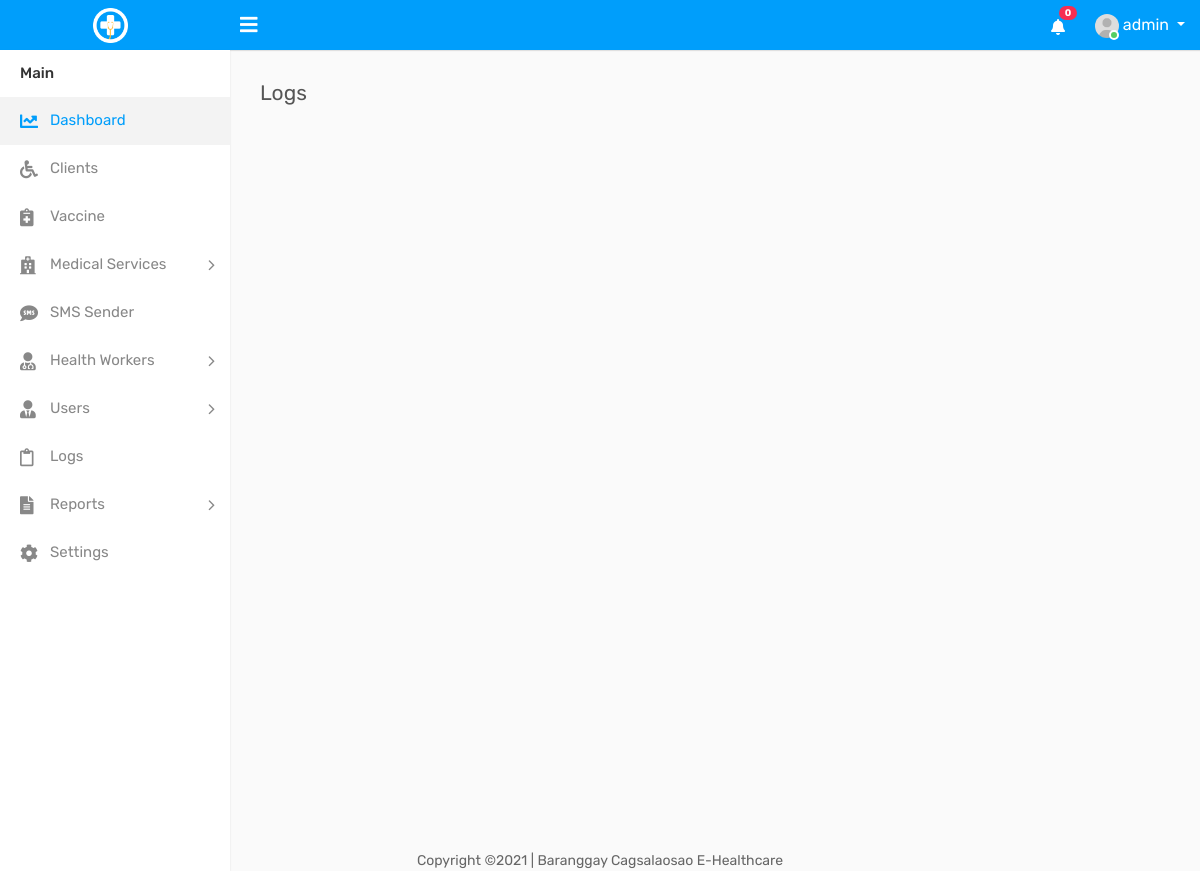
Page /activities.php (signed in) on the earlier database version.
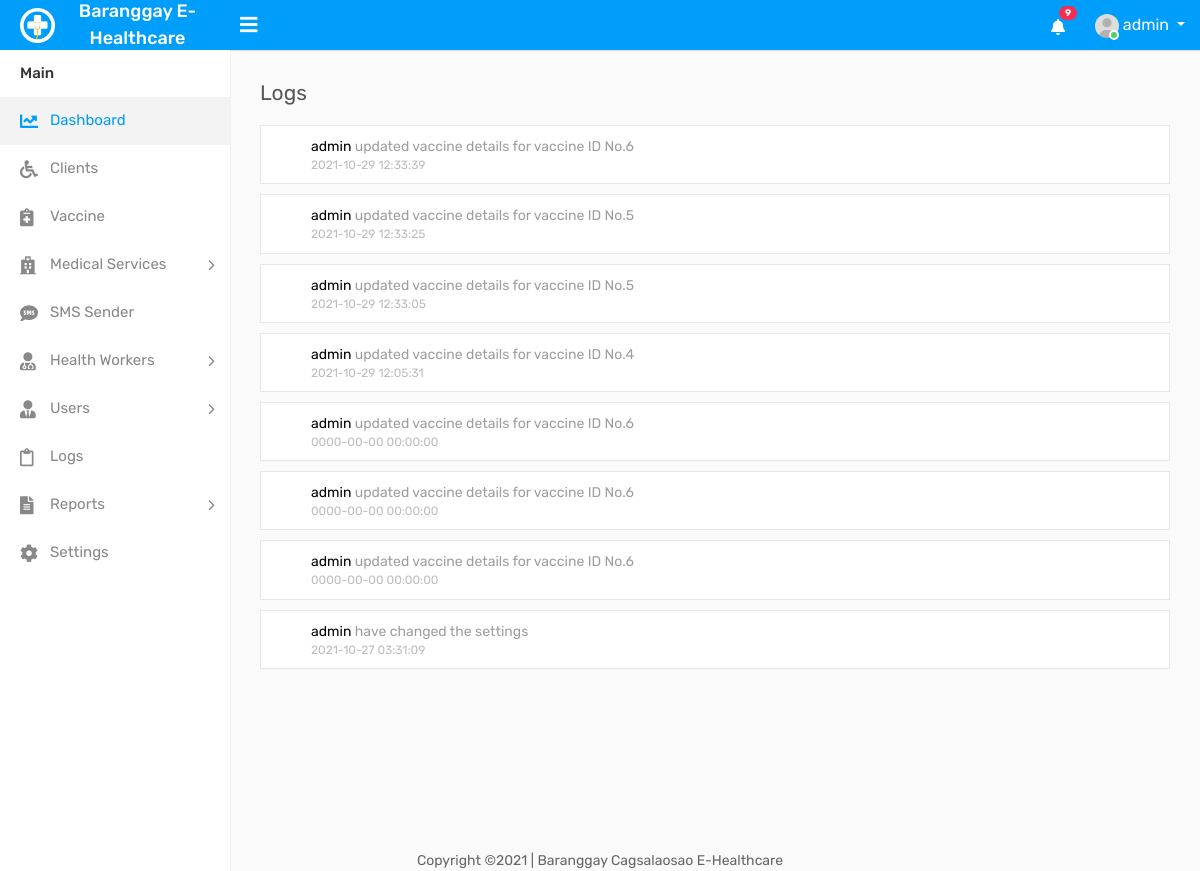
Same page on the later database version.
### tables this page shows
CREATE TABLE IF NOT EXISTS `settings` (
`id` int(11) NOT NULL,
  `name` varchar(55) NOT NULL,
  `contact_person` varchar(55) NOT NULL,
  `address` varchar(255) NOT NULL,
  `postalcode` int(11) NOT NULL,
  `email` varchar(255) NOT NULL,
  `phone` varchar(55) NOT NULL,
  `telephone` varchar(55) NOT NULL
);

CREATE TABLE IF NOT EXISTS `log` (
`log_id` int(11) NOT NULL,
  `log_user` int(11) DEFAULT NULL,
  `log_activity` varchar(255) DEFAULT NULL,
  `log_date` datetime DEFAULT NULL
);

### activities.php (the view, shortened to what this page needs)
<!DOCTYPE html>
<html lang="en">
<?php include('includes/head.php') ?>
<body>
    <div class="main-wrapper">
<?php include('includes/topnav.php') ?>
<?php include('includes/sidebar.php') ?>
        <div class="page-wrapper">
        <div class="content">
                <div class="row">
                    <div class="col-sm-12">
                        <h4 class="page-title">Logs</h4>
                    </div>
                </div>
                <div class="row">
                    <div class="col-md-12">
                        <div class="activity">
                            <div class="activity-box">
                                <ul class="activity-list">
  <?php
                         $username=$_SESSION['auth_user']['username'];
                         $query = "select  * from admin_user where username='$username' limit 1 ";
                         $query_run =mysqli_query($con,$query);
                         if (mysqli_num_rows($query_run)>0)
                        {
                            $row = mysqli_fetch_array($query_run);
                            if($row['role']=='Admin')
                            {
    $query="select log.log_id as id,admin_user.username as username, log.log_activity as activity, log.log_date as logdate from log inner join  admin_user on log.log_user=admin_user.id order by log_id desc ";
                                        $query_run= mysqli_query($con,$query);
                                         if ($query_run)
                                        {
                                            while ($row=mysqli_fetch_array($query_run))
                                    {
 ?>
                                    <li>
                                        <div class="activity-content">
                                            <div class="timeline-content">
                                                <a href="#" class="name"><?php echo $row['username']
                                            ?></a> <?php echo $row['activity'] ?> <a href="#" class="name"></a>  <a href="#" class="name"></a>  <a href="#"></a>
                                                <span class="time"><?php echo $row['logdate']; ?></span>
                                            </div>
                                        </div>
                                    </li>
<?php
    }
}
 ?>
<?php
                         }
                           }
                            ?>
                                </ul>
                            </div>
                        </div>
                    </div>
                </div>
            </div>
        </div>
    </div>
    <?php include('includes/footer.php') ?>
</body>
</html>

### includes/head.php (shortened to what this page needs)
<head>
    <link rel="stylesheet" type="text/css" href="assets/css/bootstrap.min.css">
    <link rel="stylesheet" type="text/css" href="assets/css/font-awesome.min.css">
    <link rel="stylesheet" type="text/css" href="assets/css/select2.min.css">
    <link rel="stylesheet" type="text/css" href="assets/css/bootstrap-datetimepicker.min.css">
    <link rel="stylesheet" type="text/css" href="assets/css/style.css">
    <link rel="stylesheet" href="https://cdn.datatables.net/1.11.2/css/dataTables.bootstrap4.min.css">
    <link href="fontawesome-free-5.15.4-web/css/all.css" rel="stylesheet">
</head>

### includes/topnav.php (shortened to what this page needs)
 <?php
        include('dbcon.php');
  ?>
        <div class="header">
			<div class="header-left">
				<a href="index.php" class="logo">
					<img src="assets/img/logo.png" width="35" height="35" alt=""> <span>
<?php
                                     $query="select * from settings limit 1 ";
                                        $query_run= mysqli_query($con,$query);
                                         if ($query_run)
                                        {
                                            while ($row=mysqli_fetch_array($query_run))
                                            {
                                                echo $row['name'];
                                            }
                                        }
?>
                    </span>
				</a>
			</div>
			<a id="toggle_btn" href="javascript:void(0);"><i class="fa fa-bars"></i></a>
            <ul class="nav user-menu float-right">
                <li class="nav-item dropdown d-none d-sm-block">
                    <a href="#" class="dropdown-toggle nav-link" data-toggle="dropdown"><i class="fas fa-bell"></i> <span class="badge badge-pill bg-danger float-right">
                        <?php
                                    $rt = mysqli_query($con,"SELECT * FROM log  ");
                                    $num1 = mysqli_num_rows($rt);
                                     echo htmlentities($num1);
                        ?>
                    </span></a>
                </li>
                <li class="nav-item dropdown has-arrow">
                    <a href="#" class="dropdown-toggle nav-link user-link" data-toggle="dropdown">
                        <span class="user-img">
							<img class="rounded-circle" src="assets/img/user.jpg" width="24" alt="Admin">
							<span class="status online"></span>
						</span>
						<span>
                           <?php echo $_SESSION['username']; ?>
                        </span>
                    </a>
                </li>
            </ul>
        </div>

### includes/sidebar.php (shortened to what this page needs)
       <div class="sidebar" id="sidebar">
           <div class="sidebar-inner slimscroll">
               <div id="sidebar-menu" class="sidebar-menu">
                   <ul>
                       <li class="menu-title">Main</li>
                       <li class="active">
                           <a href="index.php"><i class="fas fa-chart-line"></i> <span>Dashboard</span></a>
                       </li>
                       <li>
                           <a href="clients.php"><i class="fa fa-wheelchair"></i> <span>Clients</span></a>
                       </li>
                       <li>
                           <a href="vaccine.php"><i class="fas fa-notes-medical"></i> <span>Vaccine </span></a>
                       </li>
                       <li class="submenu">
                           <a href="#"><i class="fa fa-hospital-o"></i> <span> Medical Services </span> <span class="menu-arrow"></span></a>
                       </li>
                       <li>
                           <a href="sms.php"><i class="fas fa-sms"></i> <span>SMS Sender</span></a>
                       </li>
					<li class="submenu">
						<a href="#"><i class="fa fa-user-md"></i> <span> Health Workers </span> <span class="menu-arrow"></span></a>
					</li>
                        <?php
                        $username=$_SESSION['auth_user']['username'];
                        $query = "select  * from admin_user where username='$username' limit 1 ";
                        $query_run =mysqli_query($con,$query);
                        if (mysqli_num_rows($query_run)>0)
                       {
                           $row = mysqli_fetch_array($query_run);
                           if($row['role']=='Admin')
                           {
                            ?>
                       <li class="submenu">
                           <a href="#"><i class="fas fa-user-tie"></i> <span> Users </span> <span class="menu-arrow"></span></a>
                       </li>
                        <?php
                        }
                          }
                           ?>
					<li>
						<a href="activities.php"><i class="far fa-clipboard"></i> <span>Logs</span></a>
					</li>
					<li class="submenu">
						<a href="#"><i class="fas fa-file-alt"></i> <span> Reports </span> <span class="menu-arrow"></span></a>
					</li>
                        <?php
                        $username=$_SESSION['auth_user']['username'];
                        $query = "select  * from admin_user where username='$username' limit 1 ";
                        $query_run =mysqli_query($con,$query);
                        if (mysqli_num_rows($query_run)>0)
                       {
                           $row = mysqli_fetch_array($query_run);
                           if($row['role']=='Admin')
                           {
                            ?>
                             <li>
                           <a href="settings.php"><i class="fa fa-cog"></i> <span>Settings</span></a>
                       </li>
<?php
                        }
                          }
                           ?>
                   </ul>
               </div>
           </div>
       </div>

### includes/footer.php
<center>
	<footer style="margin-top: 50px;">
		Copyright &copy2021	|	Baranggay Cagsalaosao E-Healthcare
	</footer>
</center>

Differences in the rows shown:
added settings: name "Baranggay E-Healthcare"
added log: admin_user.username "admin", log_activity "updated vaccine details for vaccine ID No.6", log_date "2021-10-29 12:33:39"
added log: admin_user.username "admin", log_activity "updated vaccine details for vaccine ID No.5", log_date "2021-10-29 12:33:25"
added log: admin_user.username "admin", log_activity "updated vaccine details for vaccine ID No.5", log_date "2021-10-29 12:33:05"
added log: admin_user.username "admin", log_activity "updated vaccine details for vaccine ID No.4", log_date "2021-10-29 12:05:31"
added log: admin_user.username "admin", log_activity "updated vaccine details for vaccine ID No.6", log_date "0000-00-00 00:00:00"
added log: admin_user.username "admin", log_activity "updated vaccine details for vaccine ID No.6", log_date "0000-00-00 00:00:00"
added log: admin_user.username "admin", log_activity "updated vaccine details for vaccine ID No.6", log_date "0000-00-00 00:00:00"
added log: admin_user.username "admin", log_activity "have changed the settings", log_date "2021-10-27 03:31:09"
Other differences:
$num1: "0" → "9"
